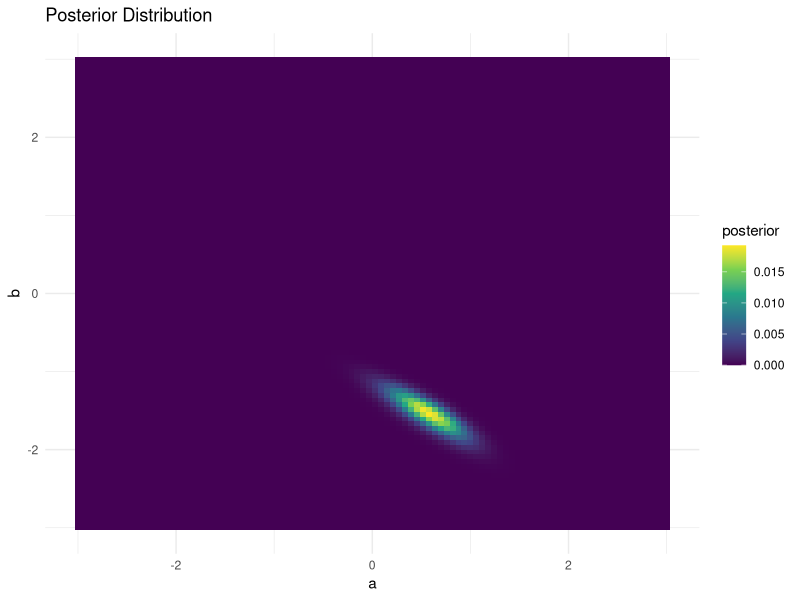
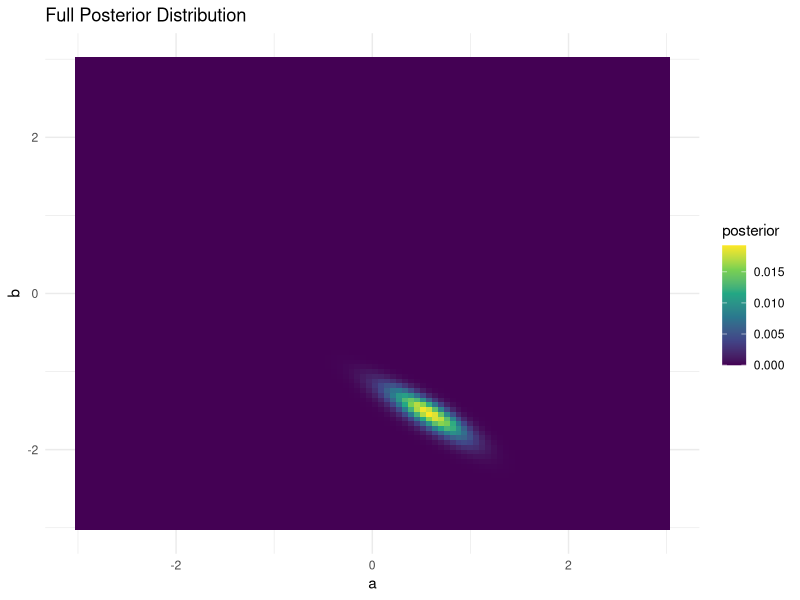
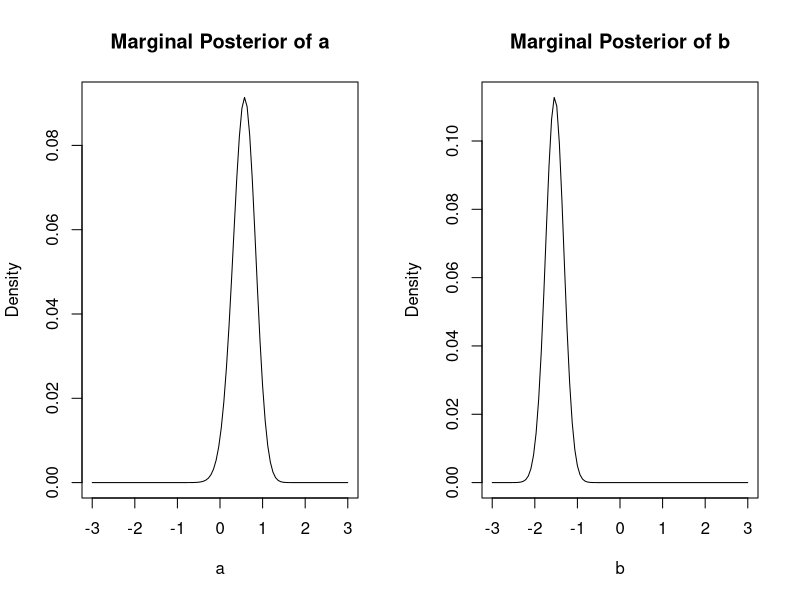
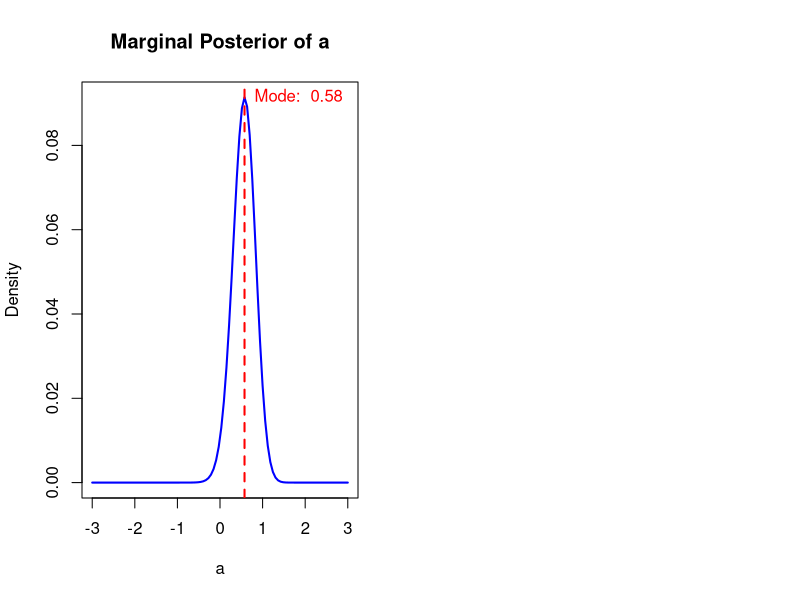

Source code (R) for these figures, in order:
## ---- chunk 1
# Settng seed for reproducibility
set.seed(123)

# Setting sample size
N <- 50

# Generating values for a and b from N(0, 1)
a <- rnorm(N, mean = 0, sd = 1)
b <- rnorm(N, mean = 0, sd = 1)

# Generating x-values from Uniform(0, 2)
x <- runif(N, min = 0, max = 2)

# Calculating y-values using the exponential distribution
y <- rexp(N, rate = exp(a + b * x))

# Creating data frame for easy viewing
data <- data.frame(x = x, y = y, a = a, b = b)
head(data)

## ---- chunk 2
# Setting grid for parameters a and b
a_grid <- seq(-3, 3, length.out = 100)
b_grid <- seq(-3, 3, length.out = 100)

# Storing posterior in a matrix
posterior <- matrix(0, nrow = length(a_grid), ncol = length(b_grid))

# Calculating likelihood for combinations of a and b
for (i in 1:length(a_grid)) {
  for (j in 1:length(b_grid)) {
    # Rate parameter for Exp distribution
    lambda <- exp(a_grid[i] + b_grid[j] * x)
    # Likelihood of y given a, b
    likelihood <- prod(dexp(y, rate = lambda))
    
    # Calculating prior (assuming normal prior, mean 0 and std 1)
    prior_a <- dnorm(a_grid[i], mean = 0, sd = 1)
    prior_b <- dnorm(b_grid[j], mean = 0, sd = 1)
    
    # Calculating up to constant factor posterior
    posterior[i, j] <- likelihood * prior_a * prior_b
  }
}

# Normalizing posterior
posterior <- posterior / sum(posterior)

# Plotting posterior distribution
library(ggplot2)
posterior_df <- expand.grid(a = a_grid, b = b_grid)
posterior_df$posterior <- as.vector(posterior)

ggplot(posterior_df, aes(x = a, y = b, fill = posterior)) +
  geom_tile() +
  labs(title = "Posterior Distribution", x = "a", y = "b") +
  scale_fill_viridis_c() +
  theme_minimal()

## ---- chunk 3
# Full posterior distribution
ggplot(posterior_df, aes(x = a, y = b, fill = posterior)) +
  geom_tile() +
  labs(title = "Full Posterior Distribution", x = "a", y = "b") +
  scale_fill_viridis_c() +
  theme_minimal()


# Marginal posteriors
marginal_a <- apply(posterior, 1, sum)
marginal_b <- apply(posterior, 2, sum)
par(mfrow = c(1, 2))
plot(a_grid, marginal_a, type = "l", main = "Marginal Posterior of a", xlab = "a", ylab = "Density")
plot(b_grid, marginal_b, type = "l", main = "Marginal Posterior of b", xlab = "b", ylab = "Density")
## ---- chunk 4
mode_a <- a_grid[which.max(marginal_a)]
cat("Mode of the marginal posterior for a:", mode_a, "\n")

# Plotting marginal posterior of a and highlighting the mode
plot(a_grid, marginal_a, type = "l", 
     main = "Marginal Posterior of a", 
     xlab = "a", ylab = "Density", 
     col = "blue", lwd = 2)

# Adding a vertical line for mode of a
abline(v = mode_a, col = "red", lwd = 2, lty = 2)

# Adding a text annotation for mode
text(mode_a, max(marginal_a), labels = paste("Mode: ", round(mode_a, 2)), 
     pos = 4, col = "red")

